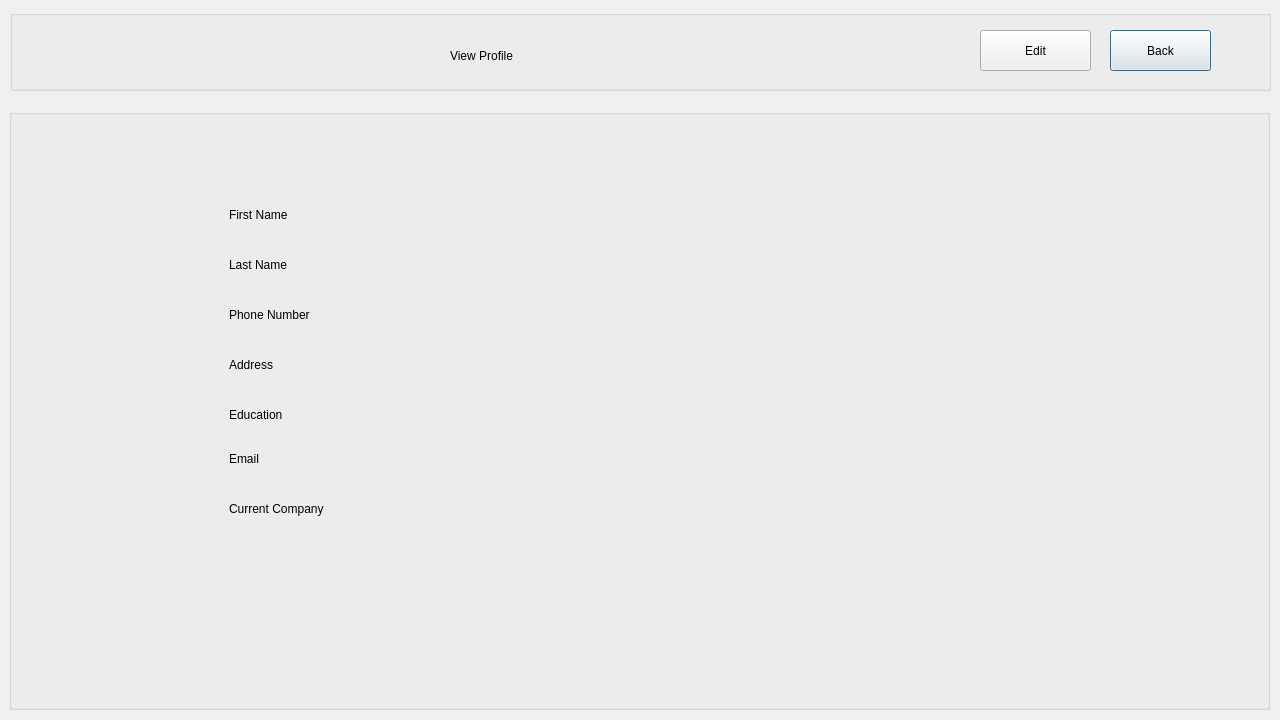
<?xml version="1.0" encoding="UTF-8"?>
<ui version="4.0">
 <class>viewprofile</class>
 <widget class="QDialog" name="viewprofile">
  <property name="geometry">
   <rect>
    <x>0</x>
    <y>0</y>
    <width>1280</width>
    <height>720</height>
   </rect>
  </property>
  <property name="windowTitle">
   <string>Dialog</string>
  </property>
  <widget class="QGroupBox" name="groupBox_vpvv">
   <property name="geometry">
    <rect>
     <x>10</x>
     <y>10</y>
     <width>1261</width>
     <height>81</height>
    </rect>
   </property>
   <property name="title">
    <string/>
   </property>
   <widget class="QPushButton" name="pushButton_backvp">
    <property name="geometry">
     <rect>
      <x>1100</x>
      <y>20</y>
      <width>101</width>
      <height>41</height>
     </rect>
    </property>
    <property name="text">
     <string>Back</string>
    </property>
   </widget>
   <widget class="QPushButton" name="pushButton_editvp">
    <property name="geometry">
     <rect>
      <x>970</x>
      <y>20</y>
      <width>111</width>
      <height>41</height>
     </rect>
    </property>
    <property name="text">
     <string>Edit</string>
    </property>
   </widget>
   <widget class="QLabel" name="label_sjoblist">
    <property name="geometry">
     <rect>
      <x>440</x>
      <y>20</y>
      <width>361</width>
      <height>51</height>
     </rect>
    </property>
    <property name="text">
     <string>View Profile</string>
    </property>
   </widget>
   <widget class="QLabel" name="label_vppic">
    <property name="geometry">
     <rect>
      <x>330</x>
      <y>10</y>
      <width>91</width>
      <height>61</height>
     </rect>
    </property>
    <property name="text">
     <string/>
    </property>
   </widget>
  </widget>
  <widget class="QGroupBox" name="groupBox_vpfp">
   <property name="geometry">
    <rect>
     <x>9</x>
     <y>109</y>
     <width>1261</width>
     <height>601</height>
    </rect>
   </property>
   <property name="title">
    <string/>
   </property>
   <widget class="QLabel" name="label_vpfn">
    <property name="geometry">
     <rect>
      <x>220</x>
      <y>90</y>
      <width>191</width>
      <height>31</height>
     </rect>
    </property>
    <property name="text">
     <string>First Name</string>
    </property>
   </widget>
   <widget class="QLabel" name="label_vpln">
    <property name="geometry">
     <rect>
      <x>220</x>
      <y>140</y>
      <width>221</width>
      <height>31</height>
     </rect>
    </property>
    <property name="text">
     <string>Last Name</string>
    </property>
   </widget>
   <widget class="QLabel" name="label_vppn">
    <property name="geometry">
     <rect>
      <x>220</x>
      <y>190</y>
      <width>221</width>
      <height>31</height>
     </rect>
    </property>
    <property name="text">
     <string>Phone Number</string>
    </property>
   </widget>
   <widget class="QLabel" name="label_vpad">
    <property name="geometry">
     <rect>
      <x>220</x>
      <y>240</y>
      <width>171</width>
      <height>31</height>
     </rect>
    </property>
    <property name="text">
     <string>Address</string>
    </property>
   </widget>
   <widget class="QLabel" name="label_vped">
    <property name="geometry">
     <rect>
      <x>220</x>
      <y>290</y>
      <width>191</width>
      <height>31</height>
     </rect>
    </property>
    <property name="text">
     <string>Education</string>
    </property>
   </widget>
   <widget class="QLabel" name="label_fname">
    <property name="geometry">
     <rect>
      <x>540</x>
      <y>90</y>
      <width>391</width>
      <height>31</height>
     </rect>
    </property>
    <property name="text">
     <string/>
    </property>
   </widget>
   <widget class="QLabel" name="label_lname">
    <property name="geometry">
     <rect>
      <x>540</x>
      <y>140</y>
      <width>391</width>
      <height>31</height>
     </rect>
    </property>
    <property name="text">
     <string/>
    </property>
   </widget>
   <widget class="QLabel" name="label_phonenumber">
    <property name="geometry">
     <rect>
      <x>540</x>
      <y>189</y>
      <width>391</width>
      <height>31</height>
     </rect>
    </property>
    <property name="text">
     <string/>
    </property>
   </widget>
   <widget class="QLabel" name="label_address">
    <property name="geometry">
     <rect>
      <x>540</x>
      <y>240</y>
      <width>391</width>
      <height>31</height>
     </rect>
    </property>
    <property name="text">
     <string/>
    </property>
   </widget>
   <widget class="QLabel" name="label_education">
    <property name="geometry">
     <rect>
      <x>540</x>
      <y>285</y>
      <width>391</width>
      <height>31</height>
     </rect>
    </property>
    <property name="text">
     <string/>
    </property>
   </widget>
   <widget class="QLabel" name="label">
    <property name="geometry">
     <rect>
      <x>220</x>
      <y>340</y>
      <width>141</width>
      <height>20</height>
     </rect>
    </property>
    <property name="text">
     <string>Email</string>
    </property>
   </widget>
   <widget class="QLabel" name="label_email">
    <property name="geometry">
     <rect>
      <x>540</x>
      <y>340</y>
      <width>391</width>
      <height>20</height>
     </rect>
    </property>
    <property name="text">
     <string/>
    </property>
   </widget>
   <widget class="QLabel" name="label_2">
    <property name="geometry">
     <rect>
      <x>220</x>
      <y>390</y>
      <width>201</width>
      <height>20</height>
     </rect>
    </property>
    <property name="text">
     <string>Current Company</string>
    </property>
   </widget>
   <widget class="QLabel" name="label_current">
    <property name="geometry">
     <rect>
      <x>540</x>
      <y>389</y>
      <width>391</width>
      <height>20</height>
     </rect>
    </property>
    <property name="text">
     <string/>
    </property>
   </widget>
  </widget>
 </widget>
 <resources/>
 <connections/>
</ui>
